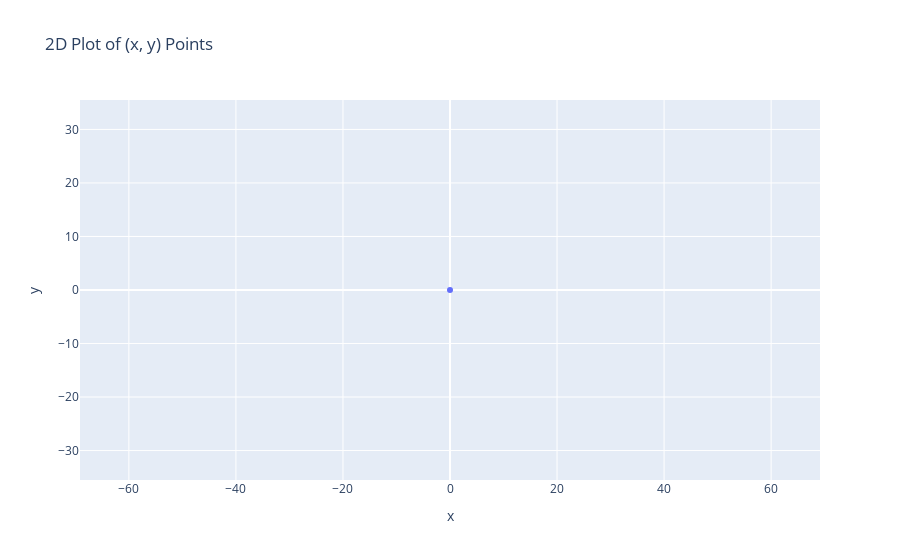
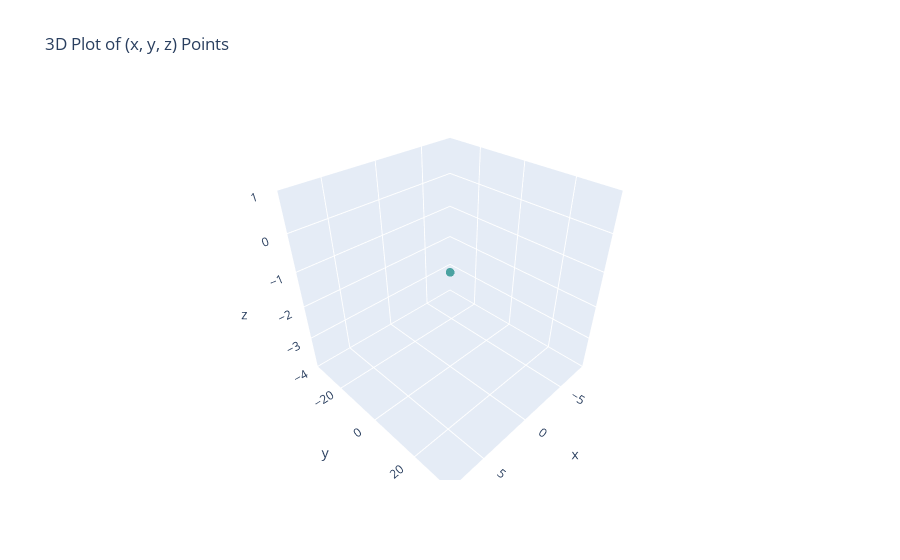

Write notebook code for charts like these, in order.
### Code cell
points = sample_ordered_points(ranges = [RANGE_X, RANGE_Y, RANGE_Z], 
                          num_samples = [NUM_SAMPLES_X, NUM_SAMPLES_Y, NUM_SAMPLES_Z], 
                          offsets = [OFFSET_X, OFFSET_Y, OFFSET_Z])
plot_points(points, plotting_ranges = [X_PLOTTING_RANGE, Y_PLOTTING_RANGE, Z_PLOTTING_RANGE])

### Figure 1 — Plotly figure (JSON) as saved in the notebook; plotly's stock layout.template omitted (floating-point values rounded to 4 significant figures)
{"data": [{"hovertemplate": "x=%{x}<br>y=%{y}<extra></extra>", "legendgroup": "", "marker": {"color": "#636efa", "symbol": "circle"}, "mode": "markers", "name": "", "orientation": "v", "showlegend": false, "type": "scatter", "x": [0], "xaxis": "x", "y": [0], "yaxis": "y"}], "layout": {"legend": {"tracegroupgap": 0}, "title": {"text": "2D Plot of (x, y) Points"}, "xaxis": {"anchor": "y", "domain": [0, 1], "range": [-8.5, 8.5], "scaleanchor": "y", "scaleratio": 1, "title": {"text": "x"}}, "yaxis": {"anchor": "x", "domain": [0, 1], "range": [-35.5, 35.5], "scaleanchor": "x", "scaleratio": 1, "title": {"text": "y"}}}}

### Figure 2 — Plotly figure (JSON) as saved in the notebook; plotly's stock layout.template omitted (floating-point values rounded to 4 significant figures)
{"data": [{"marker": {"color": [-1], "colorscale": [[0, "#440154"], [0.1111, "#482878"], [0.2222, "#3e4989"], [0.3333, "#31688e"], [0.4444, "#26828e"], [0.5556, "#1f9e89"], [0.6667, "#35b779"], [0.7778, "#6ece58"], [0.8889, "#b5de2b"], [1, "#fde725"]], "opacity": 0.8, "size": 3}, "mode": "markers", "type": "scatter3d", "x": [0], "y": [0], "z": [-1]}], "layout": {"scene": {"aspectmode": "manual", "aspectratio": {"x": 1, "y": 1, "z": 1}, "xaxis": {"range": [-8.5, 8.5], "title": {"text": "x"}}, "yaxis": {"range": [-35.5, 35.5], "title": {"text": "y"}}, "zaxis": {"range": [-4, 1], "title": {"text": "z"}}}, "title": {"text": "3D Plot of (x, y, z) Points"}}}
